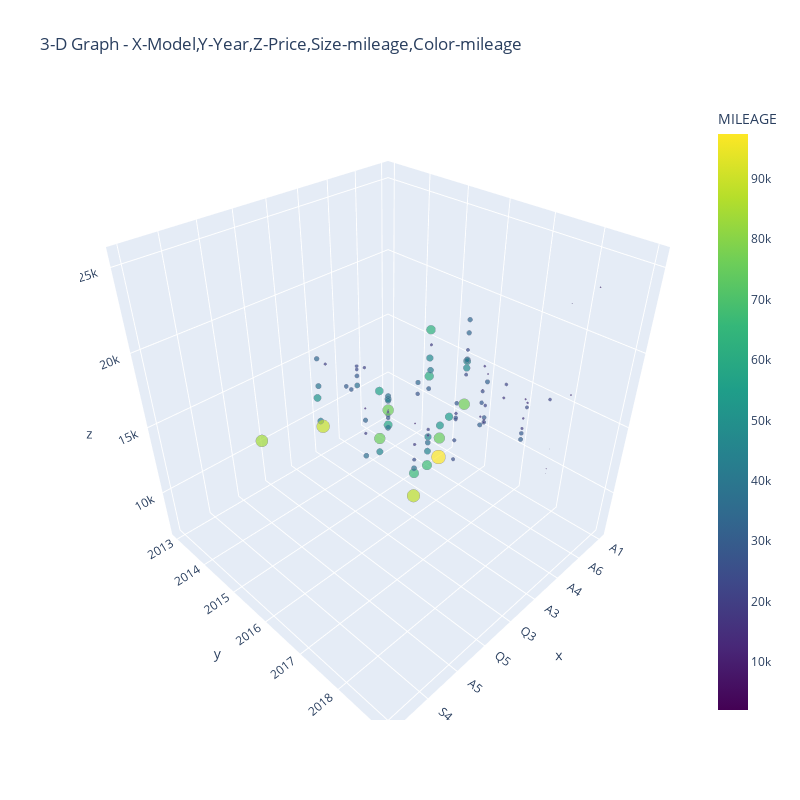

The code cell stored with this chart in its notebook:
### Code cell
fig = go.Figure(data=go.Scatter3d(
    x=data['model'][start:end],
    y=data['year'][start:end],
    z=data['price'][start:end],
    text=data['transmission'][start:end],
    mode='markers',
    marker=dict(
        sizemode='diameter',
        sizeref=10000,
        size=data['mileage'][start:end],
        color = data['mileage'][start:end],
        colorscale = 'Viridis',
        colorbar_title = 'MILEAGE<br>',
        line_color='rgb(140, 140, 170)'
    )
))








fig.update_layout(height=800, width=800,
                  title='3-D Graph - X-Model,Y-Year,Z-Price,Size-mileage,Color-mileage')






fig.show()

### Figure 1 — Plotly figure (JSON) as saved in the notebook; plotly's stock layout.template omitted (floating-point values rounded to 4 significant figures)
{"data": [{"marker": {"color": [15735, 36203, 29946, 25952, 1998, 32260, 76788, 75185, 46112, 22451, 28955, 52198, 44915, 21695, 47348, 26156, 28396, 30516, 37652, 34110, 37100, 23714, 21649, 62748, 23789, 17418, 33300, 10793, 25138, 61176, 54754, 21369, 39190, 47482, 40501, 43195, 31447, 34030, 29063, 29545, 75619, 39603, 42908, 83872, 58750, 2029, 22958, 32097, 13057, 20278, 52561, 31604, 32011, 39134, 89483, 56291, 47767, 34315, 66369, 34110, 76269, 37840, 26249, 44898, 67161, 17992, 97440, 19268, 51441, 18181, 19494, 32808, 25965, 88215, 5704, 10959, 30201, 19319, 22582, 20052, 16666, 25626, 10460, 43307, 29327, 36714, 28324, 12100, 18001, 28760, 4000, 7897, 24744, 30075, 12577, 24421, 15567, 15207, 14864, 9000], "colorbar": {"title": {"text": "MILEAGE<br>"}}, "colorscale": [[0, "#440154"], [0.1111, "#482878"], [0.2222, "#3e4989"], [0.3333, "#31688e"], [0.4444, "#26828e"], [0.5556, "#1f9e89"], [0.6667, "#35b779"], [0.7778, "#6ece58"], [0.8889, "#b5de2b"], [1, "#fde725"]], "line": {"color": "rgb(140, 140, 170)"}, "size": [15735, 36203, 29946, 25952, 1998, 32260, 76788, 75185, 46112, 22451, 28955, 52198, 44915, 21695, 47348, 26156, 28396, 30516, 37652, 34110, 37100, 23714, 21649, 62748, 23789, 17418, 33300, 10793, 25138, 61176, 54754, 21369, 39190, 47482, 40501, 43195, 31447, 34030, 29063, 29545, 75619, 39603, 42908, 83872, 58750, 2029, 22958, 32097, 13057, 20278, 52561, 31604, 32011, 39134, 89483, 56291, 47767, 34315, 66369, 34110, 76269, 37840, 26249, 44898, 67161, 17992, 97440, 19268, 51441, 18181, 19494, 32808, 25965, 88215, 5704, 10959, 30201, 19319, 22582, 20052, 16666, 25626, 10460, 43307, 29327, 36714, 28324, 12100, 18001, 28760, 4000, 7897, 24744, 30075, 12577, 24421, 15567, 15207, 14864, 9000], "sizemode": "diameter", "sizeref": 10000}, "mode": "markers", "text": ["Manual", "Automatic", "Manual", "Automatic", "Manual", "Automatic", "Automatic", "Manual", "Manual", "Manual", "Manual", "Automatic", "Manual", "Manual", "Manual", "Automatic", "Automatic", "Automatic", "Automatic", "Manual", "Automatic", "Automatic", "Automatic", "Automatic", "Automatic", "Automatic", "Automatic", "Manual", "Automatic", "Manual", "Automatic", "Manual", "Automatic", "Automatic", "Automatic", "Automatic", "Manual", "Automatic", "Manual", "Manual", "Manual", "Automatic", "Automatic", "Automatic", "Automatic", "Manual", "Automatic", "Automatic", "Automatic", "Automatic", "Manual", "Automatic", "Manual", "Manual", "Automatic", "Automatic", "Automatic", "Manual", "Manual", "Manual", "Manual", "Manual", "Manual", "Manual", "Manual", "Manual", "Manual", "Manual", "Automatic", "Manual", "Manual", "Manual", "Manual", "Manual", "Manual", "Manual", "Automatic", "Automatic", "Manual", "Manual", "Manual", "Manual", "Manual", "Automatic", "Manual", "Manual", "Manual", "Manual", "Manual", "Manual", "Semi-Auto", "Semi-Auto", "Automatic", "Automatic", "Manual", "Automatic", "Manual", "Manual", "Manual", "Semi-Auto"], "type": "scatter3d", "x": [" A1", " A6", " A1", " A4", " A3", " A1", " A6", " A4", " A3", " A1", " A3", " A6", " Q3", " A3", " A6", " A3", " Q3", " A3", " Q5", " Q3", " A5", " Q5", " A5", " A6", " Q5", " A4", " A5", " A1", " A4", " A6", " A1", " Q3", " Q3", " Q3", " Q3", " Q3", " A1", " A6", " A4", " A3", " A3", " Q3", " Q3", " A5", " Q3", " A3", " A6", " A4", " A5", " S4", " A4", " A6", " Q3", " Q3", " Q5", " A3", " A6", " A1", " A3", " A6", " A1", " A3", " A3", " Q3", " Q3", " A3", " A4", " A1", " A3", " A1", " A3", " A6", " A3", " A3", " A3", " A4", " Q5", " Q3", " A6", " A5", " Q3", " A3", " A3", " A6", " A1", " Q3", " A1", " A1", " Q3", " A1", " A3", " Q2", " A6", " Q3", " A1", " A6", " A1", " A4", " A4", " A4"], "y": [2017, 2016, 2016, 2017, 2019, 2016, 2016, 2016, 2015, 2016, 2017, 2016, 2016, 2017, 2015, 2017, 2016, 2014, 2016, 2014, 2017, 2016, 2017, 2015, 2016, 2017, 2017, 2018, 2018, 2015, 2015, 2017, 2014, 2017, 2016, 2014, 2017, 2016, 2017, 2017, 2015, 2016, 2017, 2014, 2016, 2019, 2018, 2017, 2017, 2017, 2016, 2015, 2016, 2016, 2015, 2015, 2016, 2014, 2016, 2016, 2013, 2016, 2017, 2017, 2017, 2018, 2016, 2017, 2013, 2016, 2016, 2016, 2017, 2016, 2019, 2017, 2016, 2017, 2017, 2017, 2016, 2016, 2016, 2016, 2017, 2017, 2014, 2016, 2017, 2016, 2019, 2019, 2016, 2015, 2017, 2016, 2016, 2018, 2017, 2019], "z": [12500, 16500, 11000, 16800, 17300, 13900, 13250, 11750, 10200, 12000, 16100, 16500, 17000, 16400, 15400, 14500, 15700, 13900, 19000, 17000, 17300, 20200, 22500, 17500, 20000, 18500, 19500, 15800, 17200, 14000, 9500, 16500, 15000, 16000, 16900, 12300, 10800, 19400, 16000, 17100, 11300, 17200, 20300, 13200, 15200, 15700, 16600, 14400, 20200, 23700, 12750, 13000, 15900, 15000, 14700, 15000, 16000, 11000, 10200, 18500, 7000, 10600, 16000, 15000, 14000, 18950, 10200, 11700, 11500, 10800, 12500, 16600, 13100, 8300, 16000, 16900, 19600, 21800, 16200, 18700, 16100, 11300, 14100, 16600, 11300, 15600, 10000, 14500, 16100, 10600, 25499, 25499, 15500, 16200, 14000, 17300, 10600, 17500, 15000, 25499]}], "layout": {"height": 800, "title": {"text": "3-D Graph - X-Model,Y-Year,Z-Price,Size-mileage,Color-mileage"}, "width": 800}}
